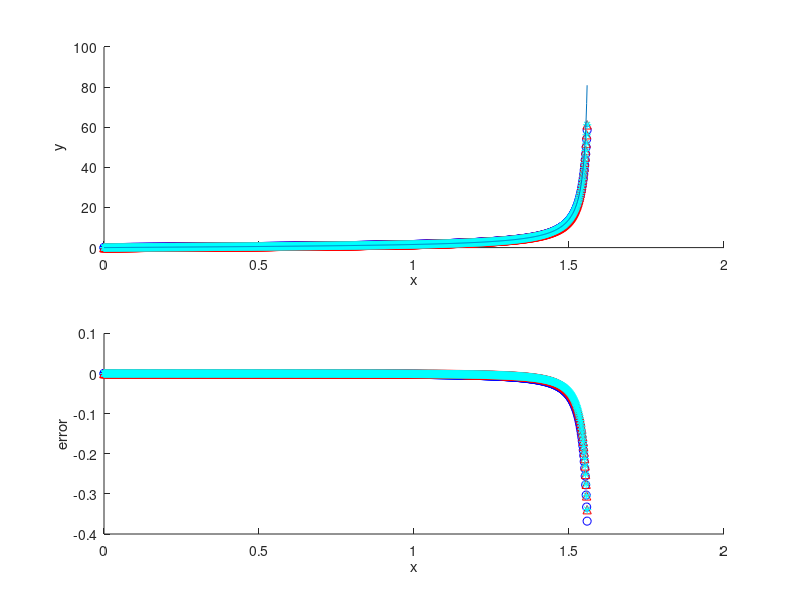

This chart was generated by the following MATLAB code:
f = @(y) y^2 + 1 ;
func = @(x) tan(x) ;

h = 1.56/1000 ;
x0 = 0 ;
y0 = 0 ;

x(1) = x0 ;
y_euler(1) = y0 ;
y_mod_euler(1) = y0 ;
y_imp_euler(1) = y0 ;

euler_err(1) = 0 ;
mod_euler_err(1) = 0 ;
imp_euler_err(1) = 0 ;


it = 1 ;
for i = 0 : h : 1.56-h
    
    m = f(y_euler(it)) ;
    y_euler(it+1) = y_euler(it) + h*m ;
    euler_err(it + 1) = (y_euler(it+1) - tan(i+h))/tan(i+h) ;
    
    y_mid = y_euler(it) + h/2 * f(y_euler(it)) ;
    m = f(y_mid) ;
    y_mod_euler(it+1) = y_mod_euler(it) + h*m ;
    mod_euler_err(it + 1) = (y_mod_euler(it+1) - tan(i+h))/tan(i+h) ;
    
    y_start = f(y_euler(it)) ;
    y_end = f(y_euler(it) + h*f(y_euler(it))) ;
    m = (y_start + y_end)/2 ;
    y_imp_euler(it+1) = y_imp_euler(it) + h*m ;
    imp_euler_err(it + 1) = (y_imp_euler(it+1) - tan(i+h))/tan(i+h) ;
    
    it = it + 1 ;
    x(it) = i ;
    
end



subplot (2,1,1) ;
hold on
plot (x , y_euler , 'bo') ;
plot (x , y_mod_euler , 'r^') ;
plot (x , y_imp_euler , 'c*') ;
plot (x , tan(x)) ;
xlabel ('x') ;
ylabel ('y') ;

hold off ;

subplot (2 , 1 ,2 ) ;
hold on
plot (x , euler_err , 'bo') ;
plot (x , mod_euler_err , 'r^') ;
plot (x , imp_euler_err , 'c*') ;
xlabel ('x') ;
ylabel ('error') ;